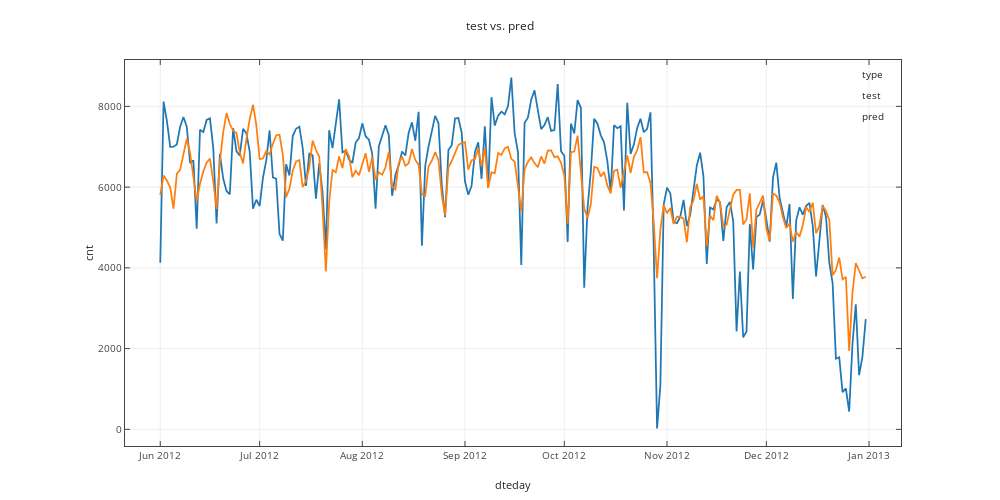

The notebook cell saved with this chart:
### Code cell
from plotly.offline import init_notebook_mode, iplot
import plotly.tools as tls
init_notebook_mode(connected=True)
plotly_fig = tls.mpl_to_plotly( f ) # ...produced some warnings...
iplot(plotly_fig)

### Figure 1 — Plotly figure (JSON) as saved in the notebook; plotly's stock layout.template omitted (floating-point values rounded to 4 significant figures; data arrays with more than 128 entries replaced by an {"elided": "..."} marker saying what was removed)
{"data": [{"line": {"color": "rgba (31, 119, 180, 1)", "dash": "solid", "width": 1.75}, "mode": "lines", "name": "_line0", "type": "scatter", "uid": "c17d7f0d-c26d-43ce-b259-bab18114f7d2", "x": {"elided": "214 str values"}, "xaxis": "x", "y": {"elided": "214 int values"}, "yaxis": "y"}, {"line": {"color": "rgba (255, 127, 14, 1)", "dash": "solid", "width": 1.75}, "mode": "lines", "name": "_line1", "type": "scatter", "uid": "7b1455e8-fbe7-48b3-a8e0-e3df59ec44f2", "x": {"elided": "214 str values"}, "xaxis": "x", "y": {"elided": "214 float values"}, "yaxis": "y"}, {"line": {"color": "rgba (255, 255, 255, 1)", "dash": "solid", "width": 0}, "mode": "lines", "name": "type", "type": "scatter", "uid": "be2abd1d-ab7a-42cf-95ef-a35246911064", "x": [], "xaxis": "x", "y": [], "yaxis": "y"}, {"line": {"color": "rgba (31, 119, 180, 1)", "dash": "solid", "width": 1.75}, "mode": "lines", "name": "test", "type": "scatter", "uid": "9c63499d-73d7-4911-ac85-73e633d39158", "x": [], "xaxis": "x", "y": [], "yaxis": "y"}, {"line": {"color": "rgba (255, 127, 14, 1)", "dash": "solid", "width": 1.75}, "mode": "lines", "name": "pred", "type": "scatter", "uid": "83ac2a2d-8c38-4f8b-ad1b-6c402923c641", "x": [], "xaxis": "x", "y": [], "yaxis": "y"}], "layout": {"annotations": [{"align": "left", "font": {"color": "#262626", "size": 10}, "opacity": 1, "showarrow": false, "text": "type", "x": 0.9477, "xanchor": "left", "xref": "paper", "y": 0.9416, "yanchor": "bottom", "yref": "paper"}, {"align": "left", "font": {"color": "#262626", "size": 10}, "opacity": 1, "showarrow": false, "text": "test", "x": 0.9477, "xanchor": "left", "xref": "paper", "y": 0.8872, "yanchor": "bottom", "yref": "paper"}, {"align": "left", "font": {"color": "#262626", "size": 10}, "opacity": 1, "showarrow": false, "text": "pred", "x": 0.9477, "xanchor": "left", "xref": "paper", "y": 0.8327, "yanchor": "bottom", "yref": "paper"}], "autosize": false, "height": 500, "hovermode": "closest", "margin": {"b": 54, "l": 125, "pad": 0, "r": 99, "t": 60}, "showlegend": false, "title": "test vs. pred", "titlefont": {"color": "#262626", "size": 12}, "width": 1000, "xaxis": {"anchor": "y", "domain": [0, 1], "mirror": "ticks", "nticks": 8, "range": ["2012-05-21 08:24:00", "2013-01-10 15:36:00"], "showgrid": true, "showline": true, "side": "bottom", "tickfont": {"size": 10}, "ticks": "inside", "title": "dteday", "titlefont": {"color": "#262626", "size": 11}, "type": "date", "zeroline": false}, "yaxis": {"anchor": "x", "domain": [0, 1], "mirror": "ticks", "nticks": 7, "range": [-412.6, 9149.0], "showgrid": true, "showline": true, "side": "left", "tickfont": {"size": 10}, "ticks": "inside", "title": "cnt", "titlefont": {"color": "#262626", "size": 11}, "type": "linear", "zeroline": false}}}
